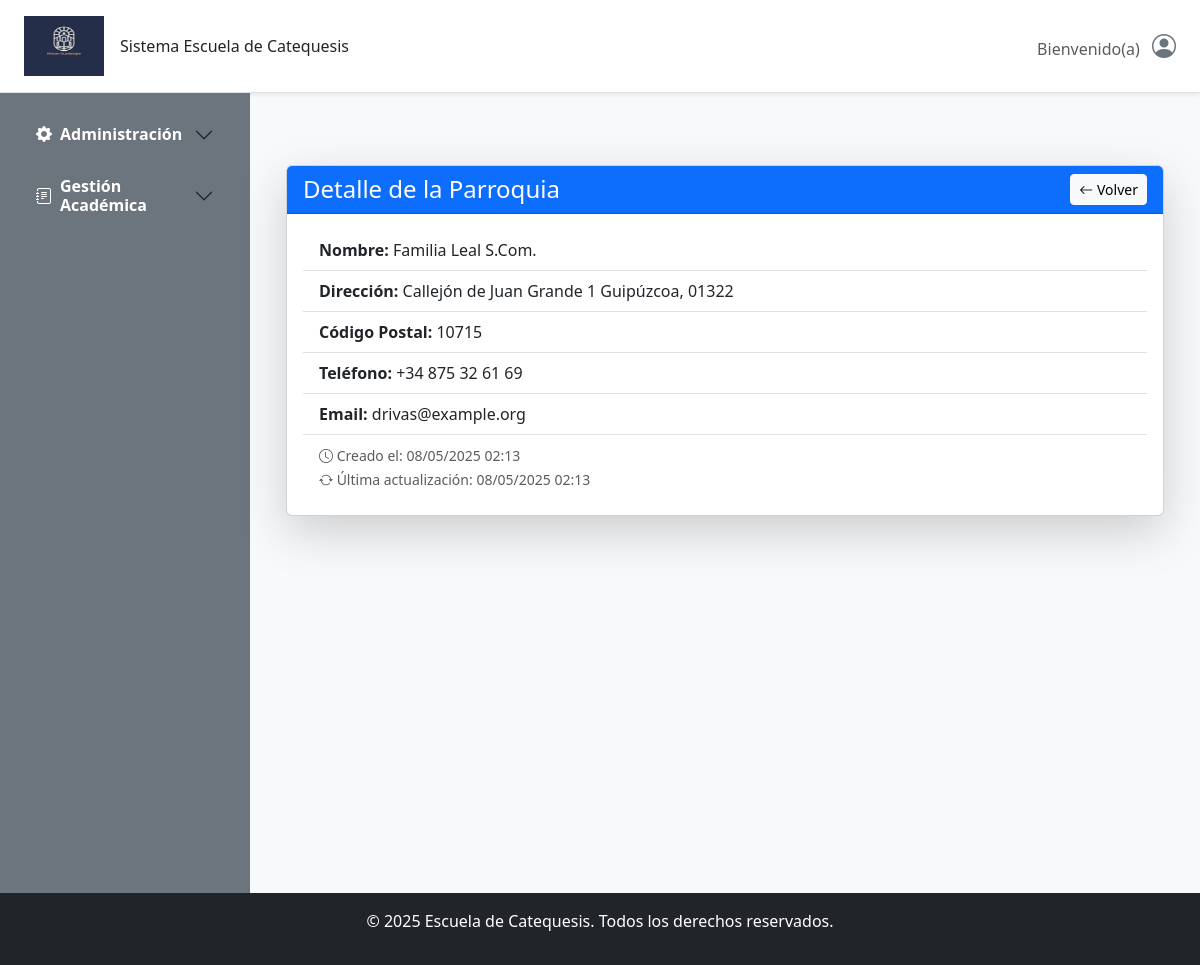
Page /parroquia/parroquias/1/ on the earlier database version.
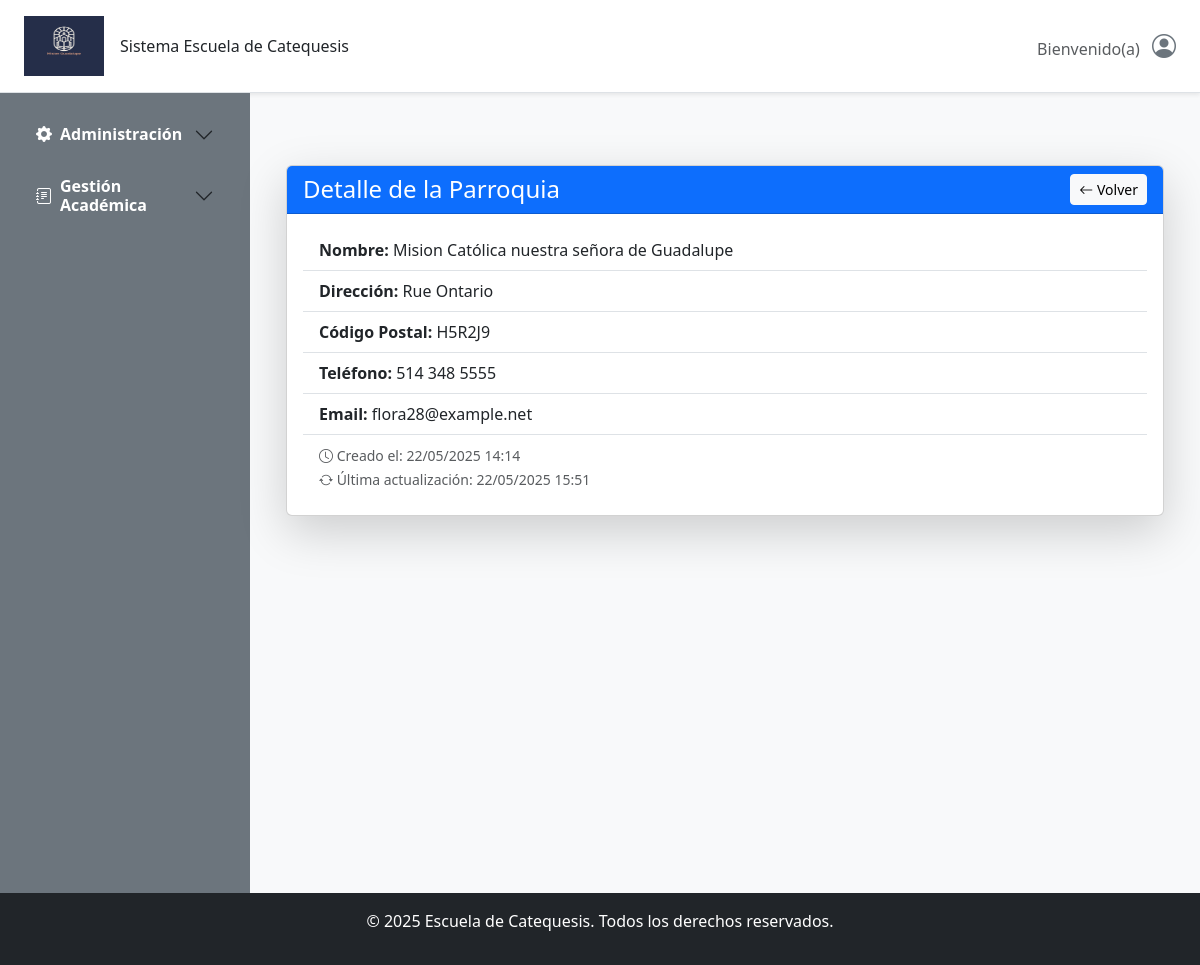
Same page on the later database version.
### gestion/models.py (models this page shows, shortened)
class AcademicoModel(models.Model):
    nombre = models.CharField(max_length=100, blank=False,null=False)
    direccion = models.CharField(max_length=250, blank=True)
    codigo_postal = models.CharField(max_length=10, blank=True)
    telefono = models.CharField(max_length=15, blank=True)
    email = models.EmailField(blank=True)
    class Meta:
        abstract = True  # Esto indica que no se creará una tabla para este modelo académico

class AuditModel(models.Model):
    creado_por = models.CharField(max_length=150, blank=True, null=True, editable=False)
    actualizado_por = models.CharField(max_length=150, blank=True, null=True, editable=False)
    fecha_creacion = models.DateTimeField(auto_now_add=True)
    ultima_actualizacion = models.DateTimeField(auto_now=True)
    class Meta:
        abstract = True

class Parroquia(AcademicoModel, AuditModel):
    parroco = models.CharField(max_length=150, blank=True, null=True, verbose_name='Parroco')
    class Meta:
        verbose_name = 'Parroquia'
        verbose_name_plural = 'Parroquias'

### gestion/views/parroquia_views.py (the view)
# urls.py: path('parroquias/<int:pk>/', ParroquiaDetailView.as_view(), name='parroquia_detail'),
class ParroquiaDetailView(DetailView):
    model = Parroquia
    template_name = 'Gestion/Parroquias/parroquia_detail.html'
    context_object_name = 'parroquia'

### templates/Gestion/Parroquias/parroquia_detail.html
{% extends 'base.html' %}
{% block content %}
<div class="container mt-5">
    <div class="card shadow-lg">
        <div class="card-header bg-primary text-white d-flex justify-content-between align-items-center">
            <h4 class="mb-0">Detalle de la Parroquia</h4>
            <a href="{% url 'parroquia_list' %}" class="btn btn-light btn-sm">
                <i class="bi bi-arrow-left"></i> Volver
            </a>
        </div>
        <div class="card-body">
            <ul class="list-group list-group-flush">
                <li class="list-group-item">
                    <strong>Nombre:</strong> {{ object.nombre }}
                </li>
                <li class="list-group-item">
                    <strong>Dirección:</strong> {{ object.direccion }}
                </li>
                <li class="list-group-item">
                    <strong>Código Postal:</strong> {{ object.codigo_postal }}
                </li>
                <li class="list-group-item">
                    <strong>Teléfono:</strong> {{ object.telefono }}
                </li>
                <li class="list-group-item">
                    <strong>Email:</strong> {{ object.email }}
                </li>
                <li class="list-group-item text-muted">
                    <small><i class="bi bi-clock"></i> Creado el: {{ object.fecha_creacion|date:"d/m/Y H:i" }}</small><br>
                    <small><i class="bi bi-arrow-repeat"></i> Última actualización: {{ object.ultima_actualizacion|date:"d/m/Y H:i" }}</small>
                </li>
            </ul>
        </div>
    </div>
</div>
{% endblock %}

Differences in the rows shown:
changed Parroquia: nombre "Familia Leal S.Com." → "Mision Católica nuestra señora de Guadalupe"; direccion "Callejón de Juan Grande 1 Guipúzcoa, 01322" → "Rue Ontario"; codigo_postal "10715" → "H5R2J9"; telefono "+34 875 32 61 69" → "514 348 5555"; email "drivas@example.org" → "flora28@example.net"; fecha_creacion "08/05/2025 02:13" → "22/05/2025 14:14"; ultima_actualizacion "08/05/2025 02:13" → "22/05/2025 15:51"
